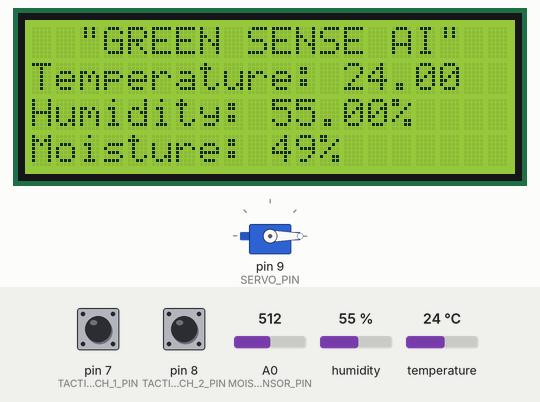
Bench run of a sketch on a simulated Arduino Uno, built with avr-gcc and run on an emulated ATmega328P. On the bench: 20×4 character LCD, servo. The test bench sets the inputs (shaded band); at power-on: pin 7 (TACTILE_SWITCH_1_PIN) HIGH, humidity 55 %, temperature 24 °C, pin 8 (TACTILE_SWITCH_2_PIN) HIGH, A0 (MOISTURE_SENSOR_PIN) = 512.

Above: at 18.7 s.
18.8 s: pin 7 (TACTILE_SWITCH_1_PIN) pulled LOW for 1.8 s
At 20.1 s:
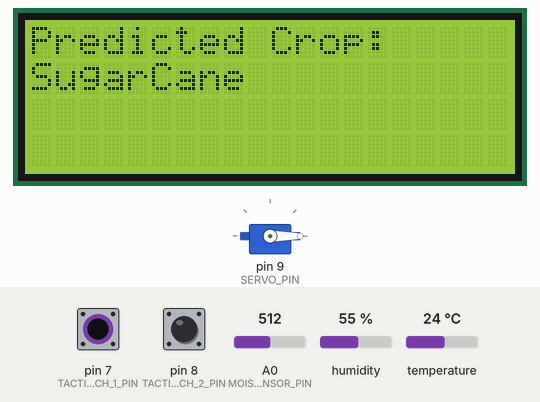
40.1 s: humidity set to 22 %
At 45.1 s:
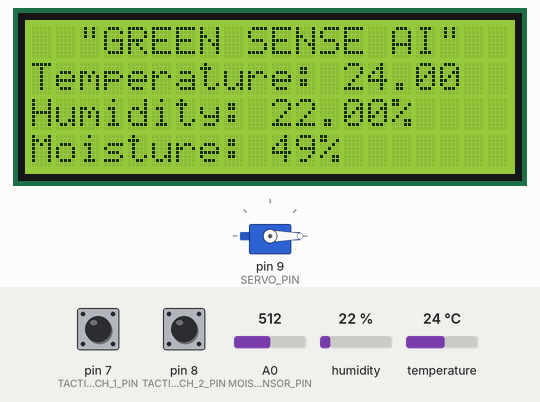
45.4 s: pin 7 (TACTILE_SWITCH_1_PIN) pulled LOW for 1.8 s
At 46.5 s:
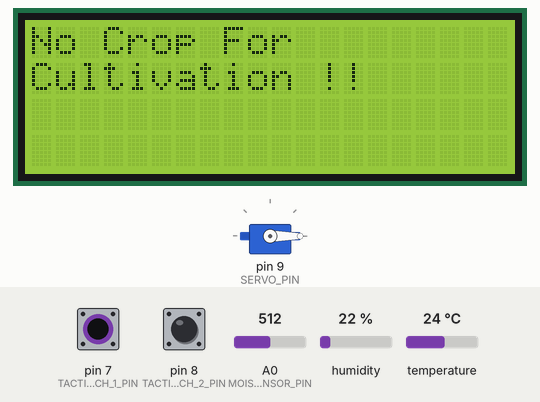
52.5 s: temperature set to 12 °C
At 53.5 s:
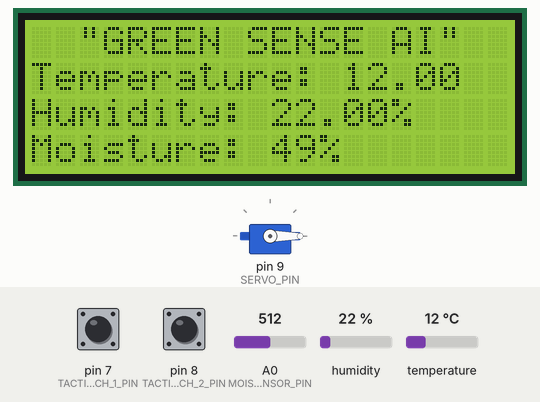
54.6 s: humidity set to 40 %
At 55.9 s:
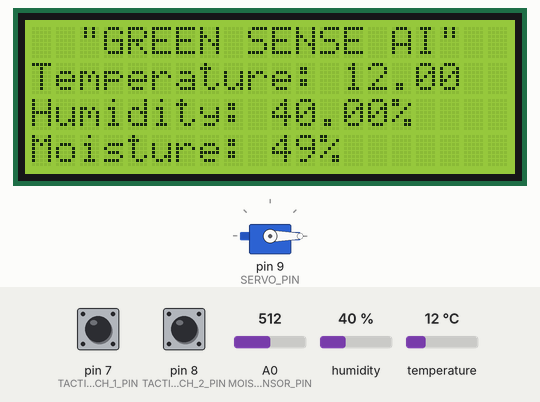
56.7 s: pin 7 (TACTILE_SWITCH_1_PIN) pulled LOW for 3.2 s
At 58.4 s:
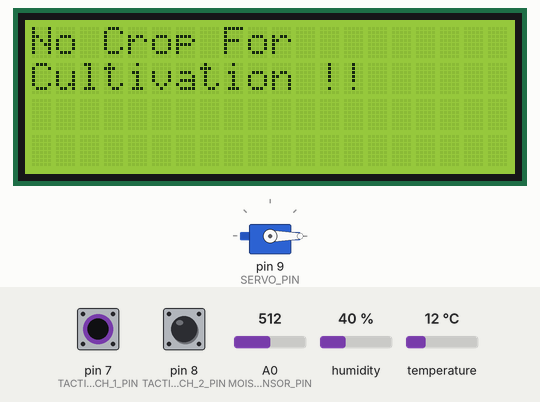
Timing chart, 0 to 59.9 s (numbered marks = the images above; inputs shaded):
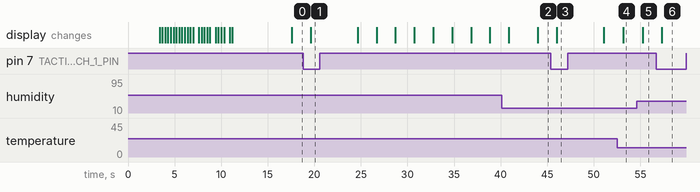

The sketch:

CropPrediction_Cultivation_Code.ino
```cpp
// Include the necessary libraries
#include <Wire.h>
#include <LiquidCrystal_I2C.h>
#include <DHT.h>
#include <Servo.h>

// Initialize the LCD display
LiquidCrystal_I2C lcd(0x27, 20, 4);  // 0x27 is the I2C address for the display

// Define the pins for the tactile switches
#define TACTILE_SWITCH_1_PIN 7
#define TACTILE_SWITCH_2_PIN 8
#define SERVO_PIN 9

// Define the pins for the sensors
#define DHT11_PIN 2
#define MOISTURE_SENSOR_PIN A0

// Initialize the DHT sensor
DHT dht(DHT11_PIN, DHT11);

Servo servoMotor;

bool takeReadings = true;
float humidity, temperature;
int moisture;
String predictedCrop = "";

void setup() {
  // Initialize the LCD
  lcd.init();
  lcd.backlight();

  // Initialize the DHT sensor
  dht.begin();
  servoMotor.attach(SERVO_PIN);
  servoMotor.write(0);

  // Set up the tactile switches as inputs with pull-up resistors
  pinMode(TACTILE_SWITCH_1_PIN, INPUT_PULLUP);
  pinMode(TACTILE_SWITCH_2_PIN, INPUT_PULLUP);

  // LCD display configuration..
  lcd.clear();
  lcd.setCursor(3, 0);
  lcd.print("GREEN SENSE AI");
  delay(3000);
  // lcd.clear();
  lcd.setCursor(0, 2);
  String message1 = " REVOLUTIONIZE PLANT";
  for (int i = 0; i < message1.length(); i++) {
    lcd.print(message1[i]);
    delay(300);
  }
  lcd.setCursor(6, 3);
  String message2 = " CARE !!";
  for (int i = 0; i < message2.length(); i++) {
    lcd.print(message2[i]);
    delay(300);
  }
  delay(6000);
}

void loop() {
  // Continuously take sensor readings
  if (takeReadings) {
    humidity = dht.readHumidity();  // Humidity is already in percentage
    temperature = dht.readTemperature();
    moisture = analogRead(MOISTURE_SENSOR_PIN);
    moisture = 100 - ((moisture / 1023.0) * 100);  // Convert moisture reading to percentage
    lcd.clear();
    lcd.setCursor(2, 0);
    lcd.print("\"GREEN SENSE AI\"");
    // lcd.clear();
    lcd.setCursor(0, 1);
    lcd.print("Temperature: ");
    lcd.print(temperature);
    lcd.setCursor(0, 2);
    lcd.print("Humidity: ");
    lcd.print(humidity);
    lcd.print("%");  // Display humidity as percentage
    // delay(2000);
    // lcd.clear();
    // lcd.setCursor(0, 0);
    lcd.setCursor(0, 3);
    lcd.print("Moisture: ");
    lcd.print(moisture);
    lcd.print("%");  // Display moisture as percentage
    delay(2000);
  }

  // Check if button 1 is pressed
  if (digitalRead(TACTILE_SWITCH_1_PIN) == LOW) {
    predictedCrop = predictCropSuitability(temperature, humidity, moisture);

    if (predictedCrop.length() > 0) {
      lcd.clear();
      lcd.setCursor(0, 0);
      lcd.print("Predicted Crop: ");
      lcd.setCursor(0, 1);
      lcd.print(predictedCrop);
      delay(5000);
      predictCropCultivationCycle(predictedCrop);
    } else {
      lcd.clear();
      lcd.setCursor(0, 0);
      lcd.print("No Crop For");
      lcd.setCursor(0, 1);
      lcd.print("Cultivation !!");
      delay(5000);
    }
  }

  // Check if button 2 is pressed
  if (digitalRead(TACTILE_SWITCH_2_PIN) == LOW) {
    if (predictedCrop.length() > 0) {
      Serial.print(predictedCrop.length());
      predictCropCultivationCycle(predictedCrop);
    } else {
      lcd.clear();
      lcd.setCursor(0, 0);
      lcd.print("No Crop For");
      lcd.setCursor(0, 1);
      lcd.print("Cultivation !!");
      delay(5000);
    }
  }
}
String predictCropSuitability(float temperature, float humidity, int moisture) {

  if ((temperature >= 15 && temperature <= 27) && (humidity >= 13 && humidity <= 14) && (moisture >= 21 && moisture <= 40)) {
    return "Rice and Wheat";
  } else if ((temperature >= 12 && temperature <= 25) && (humidity >= 13 && humidity <= 15) && (moisture >= 21 && moisture <= 40)) {
    return "Maize and Pulses";
  } else if ((temperature >= 21 && temperature <= 27) && (humidity >= 50 && humidity <= 60) && (moisture >= 45 && moisture <= 55)) {
    return "SugarCane";
  } else if ((temperature >= 20 && temperature <= 31) && (humidity >= 40 && humidity <= 60) && (moisture >= 3 && moisture <= 5)) {
    return "Tea";
  } else if ((temperature >= 17 && temperature <= 32) && (humidity >= 90 && humidity <= 95) && (moisture >= 95 && moisture <= 98)) {
    return "Cucumber";
  } else if ((temperature >= 10 && temperature <= 21) && (humidity >= 90 && humidity <= 95) && (moisture >= 90 && moisture <= 95)) {
    return "Cauliflower";
  } else if ((temperature >= 18 && temperature <= 29) && (humidity >= 85 && humidity <= 90) && (moisture >= 90 && moisture <= 95)) {
    return "Tomato";
  } else if ((temperature >= 15 && temperature <= 21) && (humidity >= 80 && humidity <= 95) && (moisture >= 75 && moisture <= 80)) {
    return "Potato";
  } else if ((temperature >= 24 && temperature <= 32) && (humidity >= 75 && humidity <= 90) && (moisture >= 65 && moisture <= 75)) {
    return "LadyFinger";
  } else if ((temperature >= 7 && temperature <= 25) && (humidity >= 88 && humidity <= 95) && (moisture >= 90 && moisture <= 95)) {
    return "Cabbage";
  } else if ((temperature >= 16 && temperature <= 30) && (humidity >= 50 && humidity <= 70) && (moisture >= 11 && moisture <= 13)) {
    return "Soyabean";
  } else if ((temperature >= 13 && temperature <= 27) && (humidity >= 65 && humidity <= 72) && (moisture >= 85 && moisture <= 92)) {
    return "Onion";
  } else if ((temperature >= 10 && temperature <= 29) && (humidity >= 80 && humidity <= 85) && (moisture >= 86 && moisture <= 92)) {
    return "Corriander";
  } else if ((temperature >= 25 && temperature <= 35) && (humidity >= 12 && humidity <= 22) && (moisture >= 50 && moisture <= 80)) {
    return "Groundnut";
  } else if ((temperature >= 32 && temperature <= 37) && (humidity >= 63 && humidity <= 67) && (moisture >= 65 && moisture <= 71)) {
    return "Sweet Potato";
  } else if ((temperature >= 24 && temperature <= 32) && (humidity >= 70 && humidity <= 90) && (moisture >= 57 && moisture <= 65)) {
    return "Cabbage";
  } else {
    return "";
  }
}

void DisplayCycle(String PhaseOneReading, String PhaseTwoReading, String PhaseThreeReading, String PhaseFourReading, String totalReading) {
  lcd.clear();
  lcd.setCursor(0, 0);
  lcd.print("Germination Phase:");
  lcd.setCursor(0, 1);
  lcd.print("0-3 weeks");
  delay(2000);
  // lcd.clear();
  lcd.setCursor(0, 2);
  lcd.print("Water Req(ltrs):");
  lcd.setCursor(0, 3);
  lcd.print(PhaseOneReading);
  delay(2000);

  lcd.clear();
  lcd.setCursor(0, 0);
  lcd.print("Tillering Phase:");
  lcd.setCursor(0, 1);
  lcd.print("3-8 weeks");
  delay(2000);
  // lcd.clear();
  lcd.setCursor(0, 2);
  lcd.print("Water Req(ltrs): ");
  lcd.setCursor(0, 3);
  lcd.print(PhaseTwoReading);
  delay(2000);

  lcd.clear();
  lcd.setCursor(0, 0);
  lcd.print("Stem Extension Phase:");
  lcd.setCursor(0, 1);
  lcd.print("8-15 weeks");
  delay(2000);
  // lcd.clear();
  lcd.setCursor(0, 2);
  lcd.print("Water Req(ltrs):");
  lcd.setCursor(0, 3);
  lcd.print(PhaseThreeReading);
  delay(2000);

  lcd.clear();
  lcd.setCursor(0, 0);
  lcd.print("Grain Filling Phase:");
  lcd.setCursor(0, 1);
  lcd.print("15 - 20 weeks");
  delay(2000);
  // lcd.clear();
  lcd.setCursor(0, 2);
  lcd.print("Water Req(ltrs):");
  lcd.setCursor(0, 3);
  lcd.print(PhaseFourReading);
  delay(2000);


  lcd.clear();
  lcd.setCursor(0, 0);
  lcd.print("Total Req:(ltr) ");
  lcd.setCursor(0, 1);
  lcd.print(totalReading);
  delay(3000);
}

void predictCropCultivationCycle(String crop) {
  // Replace this with your prediction logic
  if (crop == "Rice and Wheat" || crop == "Maize and Pulses" || crop == "Sweet Potato") {
    DisplayCycle("22k - 32k", "112k - 162k", "157k - 227k", "157k - 250k", "450k - 650k");
  } else if (crop == "SugarCane" || crop == "Cucumber" || crop == "Tomato" || crop == "Potato" || crop == "LadyFinger" || crop == "Cabbage" || crop == "Onion" || crop == "Corriander") {
    DisplayCycle("15k - 32k", "115k - 162k", "160k - 227k", "172k - 250k", "450k - 720k");
  } else if (crop == "Soyabean") {
    DisplayCycle("15k - 25k", "120k - 125k", "130k - 175k", "170k - 182k", "350k - 380k");
  } else if (crop = "Groundnut") {
    DisplayCycle("9k - 17k", "115k - 121k", "125k - 130k", "150k - 1726k", "250k - 320k");
  } else if (crop = "") {
    lcd.clear();
    lcd.setCursor(0, 0);
    lcd.print("No Crop to");
    lcd.setCursor(0, 1);
    lcd.print("Cultivation");
    delay(5000);
  }
}
// Rest of your code...
```

Measured:
- after the input at 18.8 s, the display: changes after 0.82 s (image 1)
- after the input at 45.4 s, the display: changes after 0.60 s (image 3)
- after the input at 52.5 s, the display: changes after 0.68 s (image 4)
- after the input at 54.6 s, the display: changes after 0.67 s (image 5)
- after the input at 56.7 s, the display: changes after 0.59 s (image 6)
